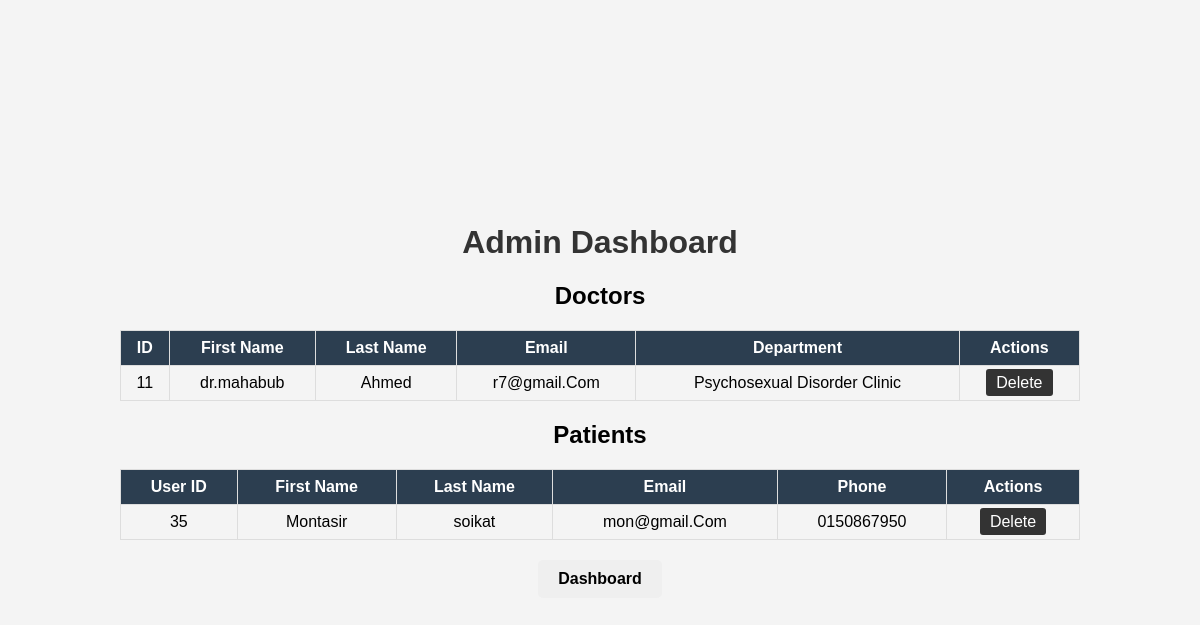
/Admin/user-management/user-management.php (signed in), run on the app's committed database.
### tables this page shows
CREATE TABLE `doctors` (
  `id` int(11) NOT NULL,
  `first_name` varchar(50) NOT NULL,
  `last_name` varchar(50) NOT NULL,
  `phone_number` varchar(15) NOT NULL,
  `email` varchar(100) NOT NULL,
  `password` varchar(255) NOT NULL,
  `birthday` date NOT NULL,
  `gender` enum('Male','Female','Other') NOT NULL,
  `department` varchar(100) NOT NULL,
  `profile_picture` varchar(255) DEFAULT NULL,
  `reset_token` varchar(255) DEFAULT NULL,
  `token_expiry` datetime DEFAULT NULL,
  `doctor_id` int(11) DEFAULT NULL,
  `doctor_name` varchar(255) DEFAULT NULL
);

CREATE TABLE `users` (
  `id` int(11) NOT NULL,
  `first_name` varchar(50) NOT NULL,
  `last_name` varchar(50) NOT NULL,
  `phone_number` varchar(15) NOT NULL,
  `email` varchar(100) NOT NULL,
  `password` varchar(255) NOT NULL,
  `birthday` date NOT NULL,
  `gender` enum('Male','Female','Other') NOT NULL,
  `role` enum('admin','doctor','patient') DEFAULT 'patient',
  `profile_picture` varchar(255) DEFAULT NULL,
  `doctor_id` int(11) DEFAULT NULL,
  `reset_token` varchar(255) DEFAULT NULL,
  `token_expiry` datetime DEFAULT NULL
);

### Admin/user-management/user-management.php (the view, shortened to what this page needs)
<?php
$host = '127.0.0.1';
$dbname = 'hospital_management';
$username = 'root';
$password = '';
try {
    $pdo = new PDO("mysql:host=$host;dbname=$dbname;charset=utf8mb4", $username, $password);
    $pdo->setAttribute(PDO::ATTR_ERRMODE, PDO::ERRMODE_EXCEPTION);
} catch (PDOException $e) {
    die("Database connection failed: " . $e->getMessage());
}
$doctors = $pdo->query("SELECT * FROM doctors")->fetchAll(PDO::FETCH_ASSOC);
$patients = $pdo->query("
    SELECT
        users.id AS user_id,
        users.first_name AS patient_first_name,
        users.last_name AS patient_last_name,
        users.email,
        users.phone_number
    FROM users
")->fetchAll(PDO::FETCH_ASSOC);
?>
<!DOCTYPE html>
<html lang="en">
<head>
</head>
<body>
    <div class="container">
        <h1>Admin Dashboard</h1>
        <h2>Doctors</h2>
        <table>
            <tr>
                <th>ID</th>
                <th>First Name</th>
                <th>Last Name</th>
                <th>Email</th>
                <th>Department</th>
                <th>Actions</th>
            </tr>
            <?php if ($doctors): ?>
                <?php foreach ($doctors as $doctor): ?>
                    <tr>
                        <td><?= htmlspecialchars($doctor['id']) ?></td>
                        <td><?= htmlspecialchars($doctor['first_name']) ?></td>
                        <td><?= htmlspecialchars($doctor['last_name']) ?></td>
                        <td><?= htmlspecialchars($doctor['email']) ?></td>
                        <td><?= htmlspecialchars($doctor['department']) ?></td>
                        <td>
                            <a href="delete_doctor.php?id=<?= htmlspecialchars($doctor['id']) ?>" class="btn" onclick="return confirm('Are you sure?')">Delete</a>
                        </td>
                    </tr>
                <?php endforeach; ?>
            <?php else: ?>
                <tr>
                    <td colspan="6">No doctors found.</td>
                </tr>
            <?php endif; ?>
        </table>
        <h2>Patients</h2>
        <table>
            <tr>
                <th>User ID</th>
                <th>First Name</th>
                <th>Last Name</th>
                <th>Email</th>
                <th>Phone</th>
                <th>Actions</th>
            </tr>
            <?php if ($patients): ?>
                <?php foreach ($patients as $patient): ?>
                    <tr>
                        <td><?= htmlspecialchars($patient['user_id']) ?></td>
                        <td><?= htmlspecialchars($patient['patient_first_name']) ?></td>
                        <td><?= htmlspecialchars($patient['patient_last_name']) ?></td>
                        <td><?= htmlspecialchars($patient['email']) ?></td>
                        <td><?= htmlspecialchars($patient['phone_number']) ?></td>
                        <td>
                            <a href="delete_patient.php?id=<?= htmlspecialchars($patient['user_id']) ?>" class="btn" onclick="return confirm('Are you sure?')">Delete</a>
                        </td>
                    </tr>
                <?php endforeach; ?>
            <?php else: ?>
                <tr>
                    <td colspan="6">No patients found.</td>
                </tr>
            <?php endif; ?>
        </table>
    <button class="dashboard-btn"><a href="../admin_dashboard.php">Dashboard</a></button>
    </div>
</body>
</html>

### Admin/user-management/user-management.php (style rules this page uses)
body { font-family: Arial, sans-serif; background-color: #f4f4f4; margin: 0; padding: 0; }
.container { width: 80%; margin: auto; overflow: hidden; text-align: center; }
h1 { text-align: center; color: #333; }
table { width: 100%; border-collapse: collapse; margin: 20px 0; }
table th, table td { border: 1px solid #ddd; padding: 8px; text-align: center; }
table th { background-color: #2c3e50; color: white; }
.btn { padding: 5px 10px; text-decoration: none; color: #fff; background: #333; border: none; border-radius: 3px; }
body { margin: 0; font-family: Arial, sans-serif; background-color: #f4f4f4; height: 100vh; display: flex; justify-content: center; align-items: center; }
.dashboard-btn { border: none; padding: 10px 20px; font-size: 16px; border-radius: 5px; cursor: pointer; transition: background-color 0.3s ease; }
.dashboard-btn a { text-decoration: none; color: black; font-weight: bold; }

### data on the page
doctors: id "11", first_name "dr.mahabub", last_name "Ahmed", email "r7@gmail.Com", department "Psychosexual Disorder Clinic"
users: id "35", first_name "Montasir", last_name "soikat", email "mon@gmail.Com", phone_number "0150867950"
